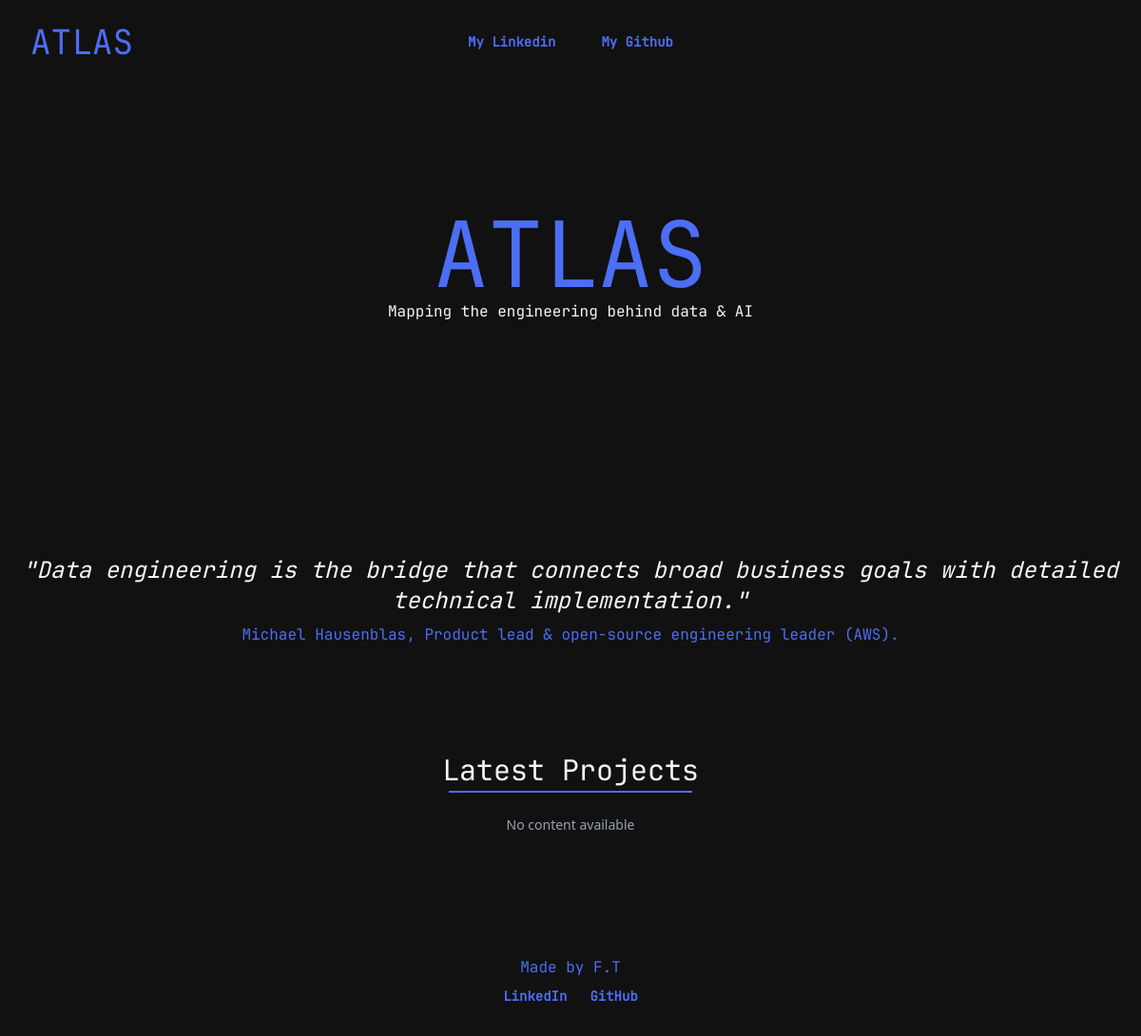
/, run on an earlier commit of the app's database.
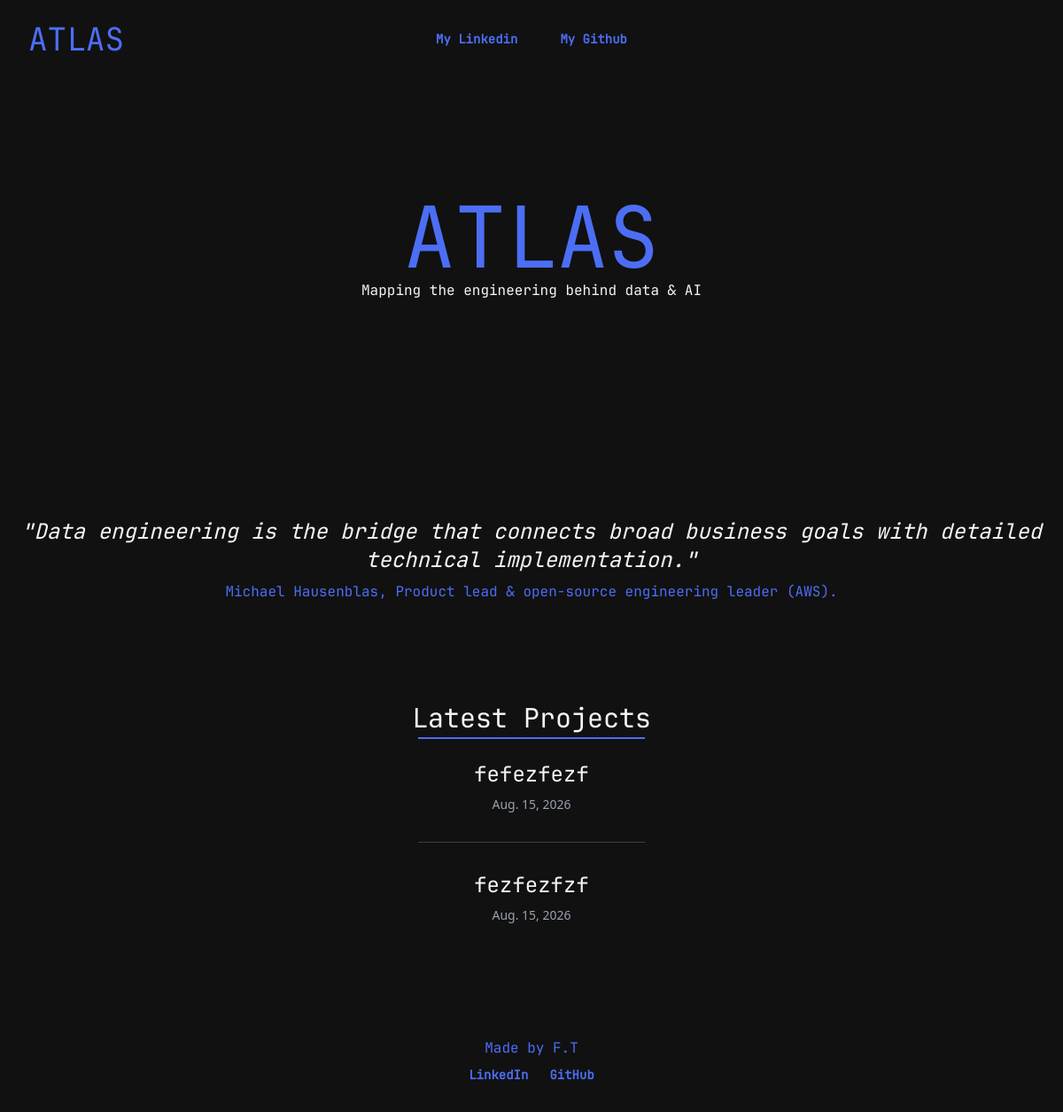
And on a later commit of the database.
### webapp/models.py (models this page shows, shortened)
class Post(models.Model):
    title = models.CharField(max_length=300,null=False)
    slug = models.SlugField(unique=True,null=False)
    content = HTMLField()
    published_date = models.DateField()
    tags = models.ManyToManyField(Tag, related_name="tags", blank=True)

### webapp/views.py (the view)
# urls.py: 2. Add a URL to urlpatterns:  path('', views.home, name='home')
def home(request):
    posts = Post.objects.order_by('-published_date')
    paginator = Paginator(posts, 5)
    page_obj = paginator.get_page(request.GET.get('page'))
    return render(request, 'home.html', {'page_obj': page_obj})

### webapp/templates/home.html (shortened to what this page needs)
{% extends "base.html" %}
{% block content %}
<section>
    <div class="hero-section flex flex-col w-screen bg-dark-brand font-display items-center justify-center text-center h-96">
        <h1 class="text-blue-brand text-8xl">ATLAS</h1>
        <p class="text-white-brand">Mapping the engineering behind data & AI</p>
    </div>
</section>
<section>
    <div class="blockquote-section flex-col flex w-screen bg-dark-brand font-display items-center justify-center text-center h-80 py-8">
        <p class="quote-text text-white-brand italic text-2xl ">"Data engineering is the bridge that connects broad business goals with detailed technical implementation."</p>
        <p class="quote-text font-medium text-blue-brand pt-2">Michael Hausenblas, Product lead & open-source engineering leader (AWS).</p>
    </div>
</section>
<section>
    <div class="mx-auto max-w-5xl px-6 pb-24 lg:px-8">
        <h3 class="font-display mb-1 text-center text-3xl text-white-brand">Latest Projects</h3>
        <span class="block h-0.5 w-3xs bg-blue-brand mx-auto mb-6"></span>
        <div class="text-center">
            {% for post in page_obj %}
            {% if not forloop.first %}
            <span class="block h-px w-3xs bg-white-brand/20 mx-auto my-8"></span>
            {% endif %}
            <a href="{% url 'article' post.slug %}" class="group block">
                <h4 class="font-display text-xl font-medium text-white-brand transition group-hover:text-blue-brand sm:text-2xl">{{ post.title }}</h4>
                <p class="mt-2 text-sm text-gray-400">{{ post.published_date }}</p>
            </a>
            {% empty %}
            <p class="text-sm text-gray-400">No content available</p>
            {% endfor %}
        </div>
    </div>
</section>
{% endblock %}

### webapp/templates/base.html (shortened to what this page needs)
{% load static tailwind_tags %}
<!DOCTYPE html>
<html lang="fr">
    <head>
        {% tailwind_css %}
    </head>
    <body class="flex min-h-screen flex-col bg-dark-brand">
            {% include 'header.html' %}
        <main class="flex-1">
            {% block content %}{% endblock %}
        </main>
            {% include 'footer.html' %}
    </body>
</html>

### webapp/templates/header.html (shortened to what this page needs)
<header class="relative inset-x-0 top-0 z-50 bg-dark-brand">
  <nav aria-label="Global" class="flex items-center justify-between p-6 lg:px-8">
    <div class="flex lg:flex-1">
      <a href="{% url 'home' %}" class="font-heading -m-1.5 p-1.5 text-4xl font-display text-blue-brand">
        ATLAS
      </a>
    </div>
    <div class="hidden lg:flex lg:flex-1 lg:justify-center lg:gap-x-12">
      <a href="https://www.linkedin.com/in/florent-trouillet/" target="_blank" rel="noopener noreferrer" class="text-sm/6 font-display font-semibold text-blue-brand">My Linkedin</a>
      <a href="https://github.com/flohms18" target="_blank" rel="noopener noreferrer" class="text-sm/6 font-display font-semibold text-blue-brand">My Github</a>
    </div>
  </nav>
</header>

### webapp/templates/footer.html
<footer>
    <section>
        <div class="flex flex-col w-screen bg-dark-brand font-display items-center justify-center text-center gap-2 py-8">
            <p class="text-blue-brand">Made by F.T</p>
            <div class="flex gap-x-6">
                <a href="https://www.linkedin.com/in/florent-trouillet/" target="_blank" rel="noopener noreferrer" class="text-sm font-semibold text-blue-brand hover:underline">LinkedIn</a>
                <a href="https://github.com/flohms18" target="_blank" rel="noopener noreferrer" class="text-sm font-semibold text-blue-brand hover:underline">GitHub</a>
            </div>
        </div>
    </section>
</footer>

What changed in the data, as far as the page shows it:
added Post: title "fefezfezf", published_date "Aug. 15, 2026"
added Post: title "fezfezfzf", published_date "Aug. 15, 2026"
Also different on the page:
text no longer shown: "No content available"
